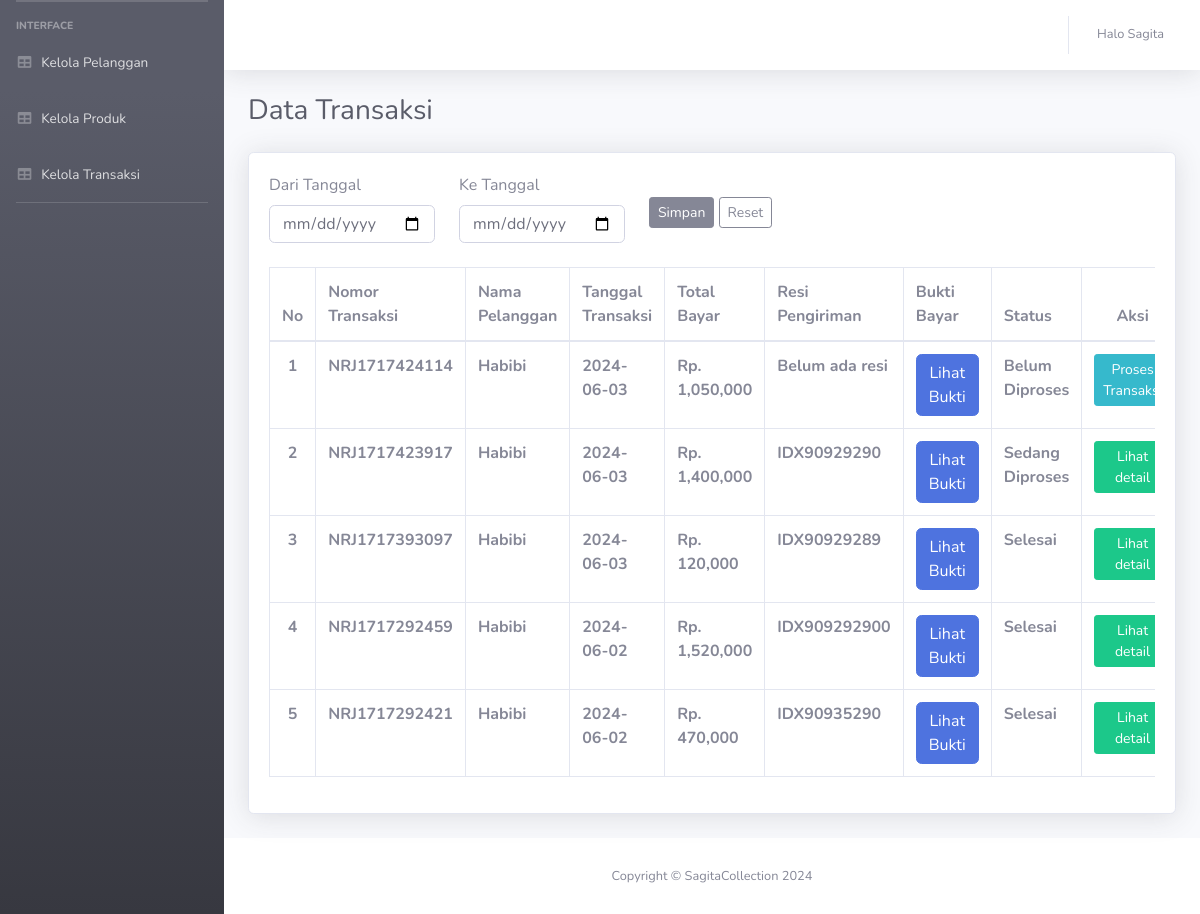
The app's page /admin/daftar_transaksi.php (signed in) with its own data.
### tables this page shows
CREATE TABLE `transaksi` (
  `id_transaksi` int NOT NULL,
  `id_pesanan` varchar(20) DEFAULT NULL,
  `id_user` int NOT NULL,
  `tanggal_transaksi` date NOT NULL,
  `total_transaksi` int NOT NULL,
  `bukti_bayar` varchar(50) NOT NULL,
  `status` varchar(50) NOT NULL,
  `no_resi` varchar(20) DEFAULT NULL
);

CREATE TABLE `user` (
  `id_user` int NOT NULL,
  `nama_user` varchar(100) NOT NULL,
  `email` varchar(100) NOT NULL,
  `password` varchar(100) NOT NULL,
  `nomor_hp` varchar(40) NOT NULL,
  `alamat` varchar(500) NOT NULL,
  `level` int NOT NULL DEFAULT '1'
);

### config.php (called while the page is built, shortened)
<?php
function koneksi()
{
  $conn = new mysqli('localhost', 'root', '', 'tokosagita') or die(mysqli_error($conn));
  return $conn;
}
function sql($sql)
{
  $conn = koneksi();
  $query = $conn->query($sql) or die(mysqli_error($conn));
  return $query;
}

### admin/daftar_transaksi.php (the view, shortened to what this page needs)
<?php
require "../config.php";
$no = 1;
include "header.php";
?>
<div class="container-fluid">
  <div class="d-sm-flex align-items-center justify-content-between mb-4">
    <h1 class="h3 mb-0 text-gray-800">Data Transaksi</h1>
  </div>
  <div class="card shadow mb-4">
    <div class="card-body">
      <form class="row g-3" action="" method="post">
        <div class="col-auto">
          <label for="">Dari Tanggal</label>
          <input type="date" class="form-control" name="t_awal" required>
        </div>
        <div class="col-auto">
          <label for="">Ke Tanggal</label>
          <input type="date" class="form-control" name="t_akhir" required>
        </div>
        <div class="col-auto mt-4">
          <button type="submit" class="btn btn-secondary btn-sm" name="simpan">Simpan</button>
          <a href="daftar_transaksi.php" class="btn btn-outline-secondary btn-sm">Reset</a>
        </div>
      </form>
      <?php
      if (isset($_POST['simpan'])) {
        $_SESSION["awal"] = $_POST["t_awal"];
        $_SESSION["akhir"] = $_POST["t_akhir"];
        $sql_produk = sql("SELECT * FROM transaksi
                INNER JOIN user ON transaksi.id_user=user.id_user
                WHERE transaksi.tanggal_transaksi BETWEEN '$_SESSION[awal]' AND '$_SESSION[akhir]'
                ORDER BY transaksi.tanggal_transaksi
                ");
      } else {
        $sql_produk = sql("SELECT * FROM transaksi INNER JOIN user ON transaksi.id_user=user.id_user ORDER BY `transaksi`.`id_transaksi` DESC");
      }
      ?>
      <br>
      <div class="table-responsive">
        <table class="table table-bordered" id="myTable" width="100%" cellspacing="0">
          <thead>
            <tr>
              <th width=5%>No</th>
              <th>Nomor Transaksi</th>
              <th>Nama Pelanggan</th>
              <th>Tanggal Transaksi</th>
              <th>Total Bayar</th>
              <th>Resi Pengiriman</th>
              <th>Bukti Bayar</th>
              <th>Status</th>
              <th width=14% class="text-center">Aksi</th>
            </tr>
          </thead>
          <tbody>
            <?php foreach ($sql_produk as $transaksi) : ?>
              <tr>
                <th class="text-center"><?= $no; ?></th>
                <th><?= $transaksi['id_pesanan']; ?></th>
                <th><?= $transaksi['nama_user']; ?></th>
                <th><?= $transaksi['tanggal_transaksi']; ?></th>
                <th>Rp. <?= number_format($transaksi['total_transaksi']); ?></th>
                <th>
                  <?php if ($transaksi['no_resi'] == NULL) {
                    echo "Belum ada resi";
                  } else {
                    echo $transaksi['no_resi'];
                  }
                  ?>
                </th>
                <th>
                  <button type="button" class="btn btn-primary" data-toggle="modal" data-target="#lihatbuktiModal<?= $transaksi['id_transaksi'] ?>">
                    Lihat Bukti
                  </button>
                </th>
                <th><?= $transaksi['status']; ?></th>
                <td>
                  <?php if ($transaksi['status'] == 'Belum Diproses') { ?>
                    <a href="detail_transaksi.php?id=<?= $transaksi['id_transaksi']; ?>" class="btn btn-info btn-sm">
                      <span class="text">Proses Transaksi</span>
                    </a>
                  <?php } else { ?>
                    <a href="detail_transaksi.php?id=<?= $transaksi['id_transaksi']; ?>" class="btn btn-success btn-sm">
                      <span class="text">Lihat detail</span>
                    </a>
                  <?php } ?>
                </td>
              </tr>
            <?php
              $no++;
            endforeach ?>
          </tbody>
        </table>
      </div>
    </div>
  </div>
</div>
</div>
<footer class="sticky-footer bg-white">
  <div class="container my-auto">
    <div class="copyright text-center my-auto">
      <span>Copyright &copy; SagitaCollection 2024</span>
    </div>
  </div>
</footer>
</div>
</div>
</body>
</html>

### records on screen
transaksi: id_pesanan "NRJ1717424114", id_user.nama_user "Habibi", tanggal_transaksi "2024-06-03", total_transaksi "1,050,000", shows "Belum ada resi", status "Belum Diproses"
transaksi: id_pesanan "NRJ1717423917", id_user.nama_user "Habibi", tanggal_transaksi "2024-06-03", total_transaksi "1,400,000", no_resi "IDX90929290", status "Sedang Diproses"
transaksi: id_pesanan "NRJ1717393097", id_user.nama_user "Habibi", tanggal_transaksi "2024-06-03", total_transaksi "120,000", no_resi "IDX90929289", status "Selesai"
transaksi: id_pesanan "NRJ1717292459", id_user.nama_user "Habibi", tanggal_transaksi "2024-06-02", total_transaksi "1,520,000", no_resi "IDX909292900", status "Selesai"
transaksi: id_pesanan "NRJ1717292421", id_user.nama_user "Habibi", tanggal_transaksi "2024-06-02", total_transaksi "470,000", no_resi "IDX90935290", status "Selesai"
